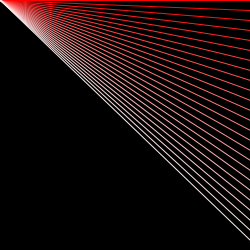
Frame 1 (no input)
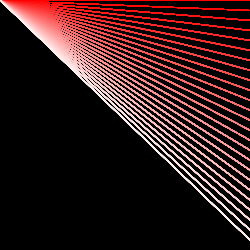
Frame 60 (the mouse pressed at the canvas centre just before this capture)
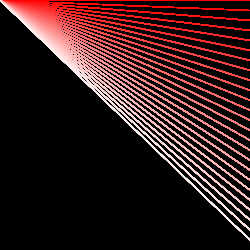
Frame 120 (the mouse held since frame 60 and released just before this capture)

The Processing sketch that drew these frames (run headless with seeded random() and noise(); from frame 60 on, the mouse is pressed at the canvas centre):

// Processing sketch: processing_183760
// ── processing_183760.pde

void setup() {
  size (250, 250);
  background(0);
}

void draw() {
  for (int i=0; i< 250; i=i+10) { 
    stroke(255+i, i, i);
    line(0, 0, width, i);
  }
}
